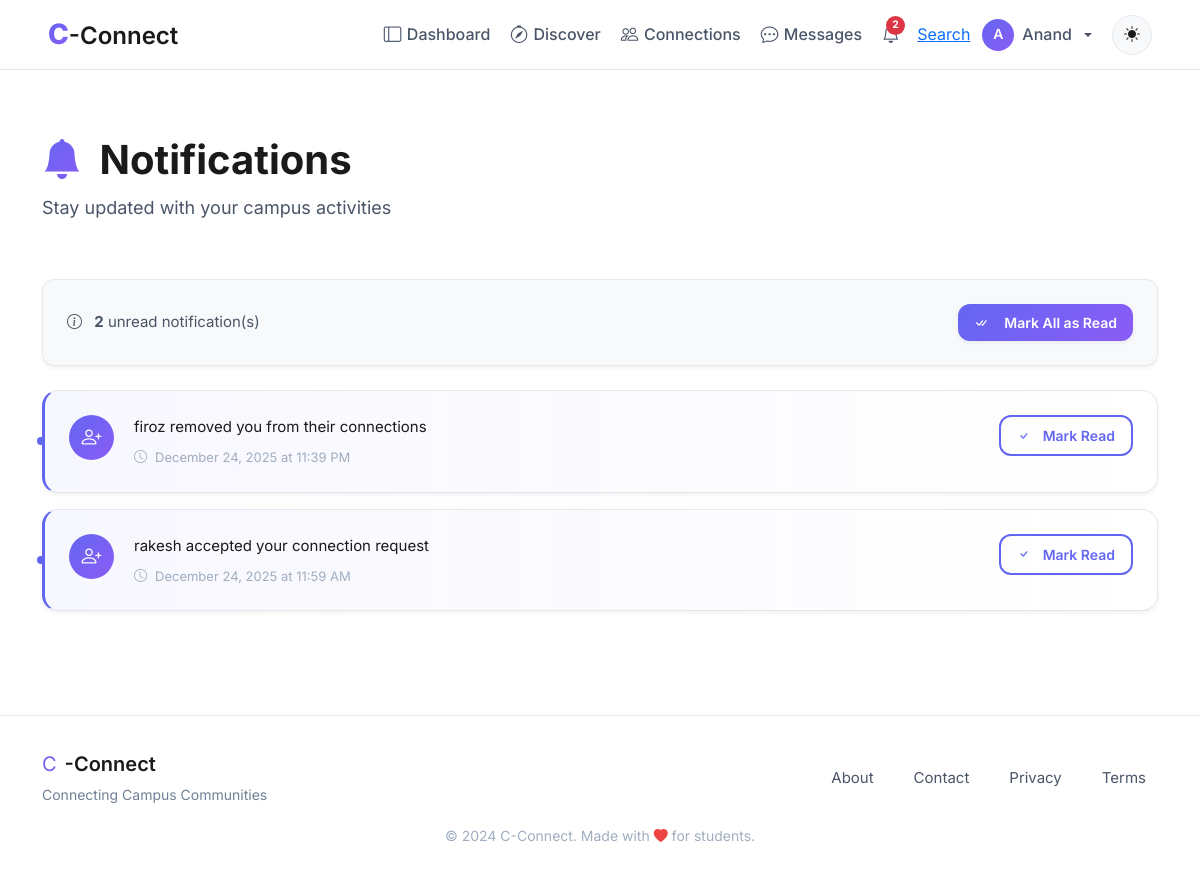
Page /notifications_list (signed in) on the earlier database version.
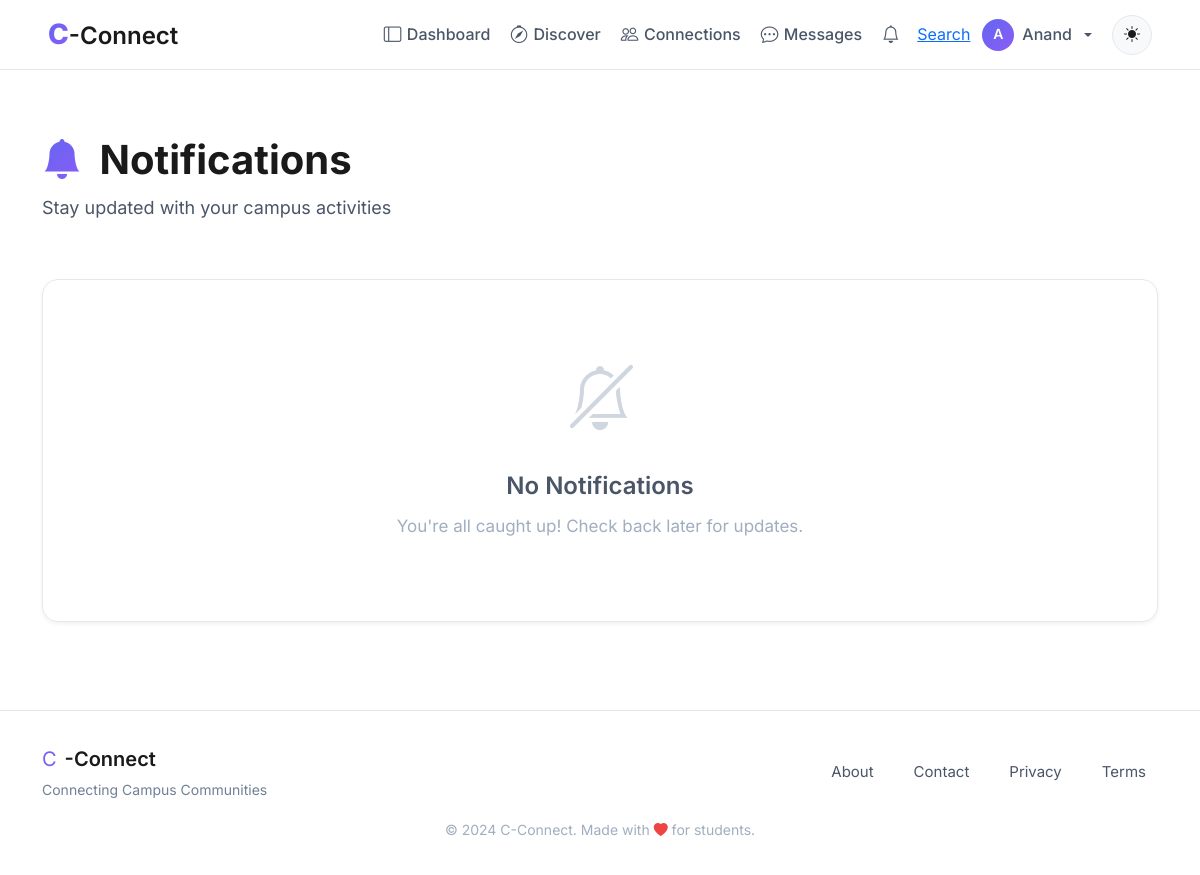
Same page on the later database version.
### models.py (models this page shows, shortened)
class User(UserMixin, db.Model):
    id = db.Column(db.Integer, primary_key=True, autoincrement=True)  # Unique identifier
    username = db.Column(db.String(100), nullable=False)  # Name of the user (later can add this unique if needed)
    email = db.Column(db.String(120), nullable=False, unique=True)  # Email of the user
    password = db.Column(db.String(200), nullable=False)  # Passwords not hashed yet (done in setup_db.py)
    created_at = db.Column(db.DateTime, default=db.func.now())  # Timestamp of account creation
    last_login = db.Column(db.DateTime, nullable=True)  # Timestamp of last login
    pass

class Notification(db.Model):
    id = db.Column(db.Integer, primary_key=True, autoincrement=True)
    user_id = db.Column(db.Integer, db.ForeignKey('user.id'), nullable=False)
    sender_id = db.Column(db.Integer, db.ForeignKey('user.id'), nullable=True)
    message = db.Column(db.String(255), nullable=False)
    is_read = db.Column(db.Boolean, default=False)
    created_at = db.Column(db.DateTime, default=db.func.now())
    user = db.relationship('User', foreign_keys=[user_id], backref='notifications')
    sender = db.relationship('User', foreign_keys=[sender_id])

### blueprints/notifications/routes.py (the view)
@notifications.route('/notifications_list')
@login_required
def notifications_list():
    notifs = Notification.query.filter_by(user_id=current_user.id) \
                .order_by(Notification.created_at.desc()) \
                .all()
    return render_template('notifications/notif_list.html', notifs=notifs)

### app.py (called while the page is built)
def create_app():
    app = Flask(__name__, instance_relative_config=True) #db path inside the instance/ folder always resolves correctly
    app.config.from_object('config.Config')
    @app.context_processor
    def utility_processor():
        return dict(to_ist=to_ist)
    try:
        os.makedirs(app.instance_path)
    except OSError:
        pass
    register_extensions(app)
    register_security_headers(app)
    register_blueprints(app)
    register_errorhandlers(app)
    configure_logging(app)
    register_daily_cleanup(app)
    register_profilevisit_cleanup(app)
    return app

### blueprints/auth/__init__.py (called while the page is built)
@login_manager.user_loader
def load_user(user_id):
    from models import User  # Importing User model for querying  (import here to avoid circular imports)
    return User.query.get(int(user_id))

@auth.after_app_request
def add_header(response):
    if current_user.is_authenticated and request.blueprint == 'auth':
        response.headers['Cache-Control'] = 'no-store, no-cache, must-revalidate, post-check=0, pre-check=0, max-age=0'
        response.headers['Pragma'] = 'no-cache'
        response.headers['Expires'] = '-1'
    return response

### factory_helpers.py (called while the page is built, shortened)
def register_security_headers(app):
    @app.after_request
    def set_secure_headers(response):
        response.headers['Content-Security-Policy'] = (
            "default-src 'self'; "
            "img-src 'self' data: blob: https:; "# Allow external images
            "style-src 'self' 'unsafe-inline' https:; "# ADD https: for CDNs
            "script-src 'self' 'unsafe-inline' https:; "# ADD https: for JS
            "font-src 'self' https: data:; "# Google Fonts
            "connect-src 'self' https:;"  # ← ADD https: for CDNs/maps
        )
        response.headers['X-Content-Type-Options'] = 'nosniff'
        response.headers['X-Frame-Options'] = 'DENY'
        response.headers['Referrer-Policy'] = 'strict-origin-when-cross-origin'
        response.headers['Permissions-Policy'] = 'geolocation=(), microphone=()'
        return response

def to_ist(utc_dt):
    ist = pytz.timezone('Asia/Kolkata')
    return utc_dt.replace(tzinfo=pytz.utc).astimezone(ist)

def register_profilevisit_cleanup(app):
    last_cleanup = {'t': 0}
    @app.before_request
    def cleanup_visits():
        now = time.time()
        if now - last_cleanup['t'] < 3600:  # run once every hour
            return

### blueprints/notifications/templates/notifications/notif_list.html (shortened to what this page needs)
{% extends "base.html" %}
{% block body %}
<div class="container py-4">
    <div class="notifications-header animate-on-scroll">
        <h1 class="notifications-title">
            <i class="bi bi-bell-fill me-2" style="background: linear-gradient(135deg, var(--primary-color), var(--accent-color)); -webkit-background-clip: text; -webkit-text-fill-color: transparent;"></i>
            Notifications
        </h1>
        <p class="notifications-subtitle">Stay updated with your campus activities</p>
    </div>
    {% if notifs %}
    <div class="notifications-actions glass-card animate-on-scroll">
        <div class="notif-stats">
            <i class="bi bi-info-circle me-2"></i>
            <strong>{{ notifs | selectattr("is_read", "equalto", False) | list | length }}</strong> unread notification(s)
        </div>
        <form method="POST" action="{{ url_for('notifications.mark_all_read') }}">
            <button class="btn btn-primary-custom btn-sm">
                <i class="bi bi-check-all me-2"></i>Mark All as Read
            </button>
        </form>
    </div>
    {% endif %}
    <div class="notifications-list">
        {% if notifs %}
            {% for n in notifs %}
            <div class="notif-item glass-card animate-on-scroll {{ '' if n.is_read else 'unread' }}">
                <div class="notif-content">
                    <div class="notif-icon">
                        <i class="bi bi-{{ 'person-plus' if 'connection' in n.message.lower() else 'bell' }}"></i>
                    </div>
                    <div class="notif-body">
                        <div class="notif-message">{{ n.message }}</div>
                        <div class="notif-time">
                            <i class="bi bi-clock"></i>
                            {{ to_ist(n.created_at).strftime('%B %d, %Y at %I:%M %p') }}
                        </div>
                    </div>
                    {% if not n.is_read %}
                    <div class="notif-actions">
                        <a href="{{ url_for('notifications.mark_read', notif_id=n.id) }}" class="btn btn-outline-custom btn-sm">
                            <i class="bi bi-check"></i>
                            <span class="d-none d-md-inline ms-1">Mark Read</span>
                        </a>
                    </div>
                    {% endif %}
                </div>
            </div>
            {% endfor %}
        {% else %}
            <div class="glass-card empty-state animate-on-scroll">
                <div class="empty-icon">
                    <i class="bi bi-bell-slash"></i>
                </div>
                <h2 class="empty-title">No Notifications</h2>
                <p class="empty-text">You're all caught up! Check back later for updates.</p>
            </div>
        {% endif %}
    </div>
</div>
{% endblock %}

### templates/base.html (shortened to what this page needs)
<!DOCTYPE html>
<html lang="en">
<head>
    <link rel="stylesheet" href="https://cdn.jsdelivr.net/npm/bootstrap-icons@1.11.1/font/bootstrap-icons.css">
    <link href="https://cdn.jsdelivr.net/npm/bootstrap@5.3.2/dist/css/bootstrap.min.css" rel="stylesheet">
    <link rel="stylesheet" href="{{ url_for('static', filename='css/global.css') }}">
</head>
<body>
    <nav class="navbar navbar-expand-lg navbar-glass fixed-top">
        <div class="container-fluid px-lg-5 px-3">
            <a class="navbar-brand" href="{{ url_for('main.home') }}">
                <span class="brand-c">C</span><span class="brand-connect">-Connect</span>
            </a>
            <div class="collapse navbar-collapse" id="navbarNav">
                <ul class="navbar-nav ms-auto align-items-lg-center gap-1">
                    {% if current_user.is_authenticated %}
                        <li class="nav-item">
                            <a class="nav-link" href="{{ url_for('main.dashboard') }}">
                                <i class="bi bi-layout-sidebar"></i>Dashboard
                            </a>
                        </li>
                        <li class="nav-item">
                            <a class="nav-link" href="{{ url_for('main.discover') }}">
                                <i class="bi bi-compass"></i>Discover
                            </a>
                        </li>
                        <li class="nav-item">
                            <a class="nav-link" href="{{ url_for('connections.connections_home') }}">
                                <i class="bi bi-people"></i>Connections
                            </a>
                        </li>
                        <li class="nav-item">
                            <a class="nav-link" href="{{ url_for('main.messages') }}">
                                <i class="bi bi-chat-dots"></i>Messages
                            </a>
                        </li>
                        <li class="nav-item position-relative">
                            <a class="nav-link" href="{{ url_for('notifications.notifications_list') }}">
                                <i class="bi bi-bell"></i>
                                {% set unread = current_user.notifications | selectattr("is_read", "equalto", False) | list %}
                                {% if unread|length > 0 %}
                                <span class="badge bg-danger rounded-pill">{{ unread|length }}</span>
                                {% endif %}
                            </a>
                        </li>
                        <li><a href="{{ url_for('main.search_page') }}">Search</a></li>
                        <li class="nav-item dropdown">
                            <a class="nav-link dropdown-toggle d-flex align-items-center gap-2" href="#" role="button" data-bs-toggle="dropdown">
                                <div style="width: 32px; height: 32px; border-radius: 50%; background: linear-gradient(135deg, var(--primary-color), var(--accent-color)); display: flex; align-items: center; justify-content: center; color: white; font-weight: 600; font-size: 0.875rem;">
                                    {{ current_user.username[0].upper() }}
                                </div>
                                <span class="d-none d-lg-inline">{{ current_user.username }}</span>
                            </a>
                        </li>
                    {% endif %}
                    <li class="nav-item ms-lg-2">
                        <button class="btn-theme-toggle" id="themeToggle" aria-label="Toggle theme">
                            <i class="bi bi-sun-fill" id="themeIcon"></i>
                        </button>
                    </li>
                </ul>
            </div>
        </div>
    </nav>
    <main class="main-content">
        {% block body %}{% endblock %}
    </main>
    <footer class="footer-glass">
        <div class="container">
            <div class="row align-items-center">
                <div class="col-md-6 text-center text-md-start mb-3 mb-md-0">
                    <div class="d-flex align-items-center justify-content-center justify-content-md-start gap-2">
                        <span class="brand-c" style="font-size: 1.25rem;">C</span>
                        <span class="brand-connect" style="font-size: 1.25rem;">-Connect</span>
                    </div>
                    <p class="footer-tagline mb-0">Connecting Campus Communities</p>
                </div>
                <div class="col-md-6">
                    <div class="d-flex justify-content-center justify-content-md-end gap-3 flex-wrap">
                        <a href="{{ url_for('main.about') }}" class="footer-link">About</a>
                        <a href="{{ url_for('main.contact') }}" class="footer-link">Contact</a>
                        <a href="#" class="footer-link">Privacy</a>
                        <a href="#" class="footer-link">Terms</a>
                    </div>
                </div>
            </div>
            <div class="row mt-3">
                <div class="col text-center">
                    <small class="text-muted">
                        &copy; 2024 C-Connect. Made with <i class="bi bi-heart-fill" style="color: var(--danger-color);"></i> for students.
                    </small>
                </div>
            </div>
        </div>
    </footer>
</body>
</html>

### static/css/global.css (style rules this page uses)
* { margin: 0; padding: 0; box-sizing: border-box; }
:root { --bg-primary: #ffffff; --bg-secondary: #f8f9fa; --bg-tertiary: #f1f3f5; --bg-glass: rgba(255, 255, 255, 0.9); --bg-glass-hover: rgba(255, 255, 255, 0.95); --text-primary: #1a1a1a; --text-secondary: #4a5568; --text-tertiary: #718096; --text-muted: #a0aec0; --primary-color: #6366f1; --primary-hover: #4f46e5; --primary-light: #818cf8; --accent-color: #8b5cf6; --accent-hover: #7c3aed; --success-color: #10b981; --warning-color: #f59e0b; --danger-color: #ef4444; --info-color: #3b82f6; --border-color: #e5e7eb; --border-radius-sm: 8px; --border-radius-md: 12px; --border-radius-lg: 16px; --border-radius-xl: 24px; --shadow-xs: 0 1px 2px rgba(0, 0, 0, 0.05); --shadow-sm: 0 2px 4px rgba(0, 0, 0, 0.06); --shadow-md: 0 4px 12px rgba(0, 0, 0, 0.08); --shadow-lg: 0 8px 24px rgba(0, 0, 0, 0.12); --shadow-xl: 0 12px 40px rgba(0, 0, 0, 0.15); --transition-fast: 150ms ease; --transition-base: 250ms ease; --transition-slow: 350ms ease; --nav-height: 70px; }
body { font-family: 'Inter', -apple-system, BlinkMacSystemFont, 'Segoe UI', Roboto, sans-serif; font-size: 16px; line-height: 1.6; color: var(--text-primary); background: var(--bg-primary); transition: background var(--transition-base), color var(--transition-base); overflow-x: hidden; }
h1, h2, h3, h4, h5, h6 { font-weight: 700; line-height: 1.3; color: var(--text-primary); }
h1 { font-size: 2.5rem; }
h2 { font-size: 2rem; }
.navbar-glass { background: var(--bg-glass); backdrop-filter: blur(20px); -webkit-backdrop-filter: blur(20px); border-bottom: 1px solid var(--border-color); padding: 0.75rem 0; transition: all var(--transition-base); height: var(--nav-height); }
.navbar-brand { font-size: 1.5rem; font-weight: 800; color: var(--text-primary); transition: transform var(--transition-fast); }
.brand-c { background: linear-gradient(135deg, var(--primary-color), var(--accent-color)); -webkit-background-clip: text; -webkit-text-fill-color: transparent; background-clip: text; font-size: 1.75rem; }
.brand-connect { color: var(--text-primary); font-weight: 600; }
.nav-link { color: var(--text-secondary); font-weight: 500; padding: 0.5rem 1rem; border-radius: var(--border-radius-sm); transition: all var(--transition-fast); position: relative; }
.nav-link i { margin-right: 0.35rem; font-size: 1.1rem; }
.btn-theme-toggle { background: var(--bg-secondary); border: 1px solid var(--border-color); color: var(--text-primary); width: 40px; height: 40px; border-radius: 50%; display: flex; align-items: center; justify-content: center; transition: all var(--transition-base); cursor: pointer; }
.glass-card { background: var(--bg-glass); backdrop-filter: blur(20px); -webkit-backdrop-filter: blur(20px); border: 1px solid var(--border-color); border-radius: var(--border-radius-lg); box-shadow: var(--shadow-sm); transition: all var(--transition-base); }
.main-content { min-height: calc(100vh - var(--nav-height) - 200px); padding-top: var(--nav-height); }
.animate-on-scroll { opacity: 80; transform: translateY(30px); transition: all 0.6s ease; }
.animate-on-scroll.animate-in { opacity: 1; transform: translateY(0); }
.fade-in { animation: fadeIn 0.6s ease; }
.footer-glass { background: var(--bg-glass); backdrop-filter: blur(20px); border-top: 1px solid var(--border-color); padding: 2rem 0; margin-top: 4rem; }
.footer-tagline { color: var(--text-tertiary); font-size: 0.875rem; margin-top: 0.25rem; }
.footer-link { color: var(--text-secondary); text-decoration: none; margin: 0 0.75rem; font-size: 0.9375rem; transition: color var(--transition-fast); }
.text-muted { color: var(--text-muted) !important; }

### blueprints/notifications/templates/notifications/notif_list.html (style rules this page uses)
.notifications-header { padding: 2.5rem 0; }
.notifications-title { font-size: clamp(2rem, 4vw, 2.5rem); font-weight: 700; margin-bottom: 0.5rem; }
.notifications-subtitle { color: var(--text-secondary); font-size: 1.125rem; }
.empty-state { text-align: center; padding: 4rem 2rem; }
.empty-icon { font-size: 4rem; color: var(--text-muted); opacity: 0.5; margin-bottom: 1.5rem; }
.empty-title { font-size: 1.5rem; font-weight: 600; color: var(--text-secondary); margin-bottom: 0.75rem; }
.empty-text { color: var(--text-muted); font-size: 1.0625rem; }

Differences in the rows shown:
removed Notification: message "firoz removed you from their connections", created_at "December 24, 2025 at 11:39 PM"
removed Notification: message "rakesh accepted your connection request", created_at "December 24, 2025 at 11:59 AM"
Other differences:
{{ unread|length }}: "2" → (not shown)
{{ notifs | selectattr("is_read", "equalto", False) | list | length }}: "2" → (not shown)
text no longer shown: "unread notification(s) Mark All as Read"
text now shown: "No Notifications You're all caught up! Check back later for updates."
